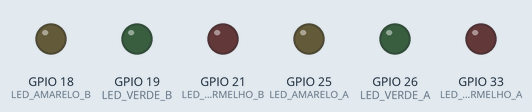
Recording of a sketch running on a simulated ESP32. Shown: output pins drawn as LEDs (lit = HIGH). WiFi joins after 1.5 s; servers stay silent unless stated; what the sketch prints to the serial monitor is not drawn.

Above: at 1.1 s.
At 2.6 s:
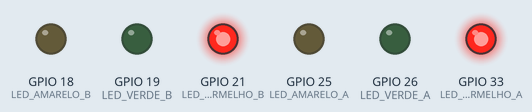
At 15.1 s:
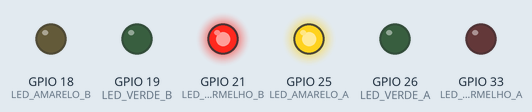
At 20.1 s:
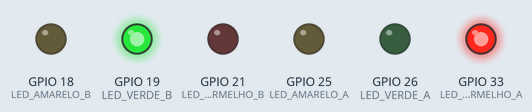
At 30.1 s:
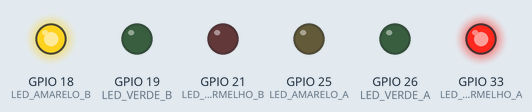
At 35.2 s:
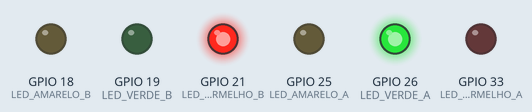
Timing chart, 0 to 36.7 s (numbered marks = the images above):
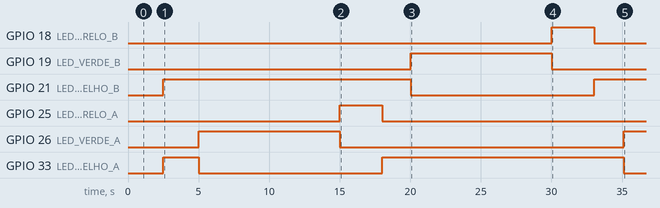

Measured:
- by itself, GPIO 18 (LED_AMARELO_B): LOW → HIGH at 30.0 s, → LOW 3.0 s later
- by itself, GPIO 19 (LED_VERDE_B): LOW → HIGH at 20.0 s, → LOW 10.0 s later
- by itself, GPIO 21 (LED_VERMELHO_B): HIGH → LOW at 20.0 s, → HIGH 13.0 s later
- by itself, GPIO 25 (LED_AMARELO_A): LOW → HIGH at 15.0 s, → LOW 3.0 s later
- by itself, GPIO 26 (LED_VERDE_A): LOW → HIGH at 5.0 s, → LOW 10.0 s later, → HIGH 20.1 s later
- by itself, GPIO 33 (LED_VERMELHO_A): HIGH → LOW at 5.0 s, → HIGH 13.0 s later, → LOW 17.1 s later

The sketch:

controleSemaforo.ino
```cpp
#include <WiFi.h>
#include <WebServer.h>
#include <ArduinoJson.h>

// ========== CONFIGURAÇÃO ==========
const char* ssid = "";
const char* password = "";

// Pinos dos LEDs
#define LED_VERDE_A   26
#define LED_AMARELO_A 25
#define LED_VERMELHO_A 33
#define LED_VERDE_B   19
#define LED_AMARELO_B 18
#define LED_VERMELHO_B 21

// Tempos
const int TEMPO_MIN = 10;
const int TEMPO_MAX = 40;
const int TEMPO_AMARELO = 3;
const int TEMPO_SEGURANCA = 2;

// ========== VARIÁVEIS GLOBAIS ==========
WebServer server(80);
int veiculos_via_a = 0;
int veiculos_via_b = 0;
unsigned long ultimo_update = 0;
bool ciclo_ativo = false;

// ========== FUNÇÕES DOS LEDs ==========
void desligarTodos() {
  digitalWrite(LED_VERDE_A, LOW); digitalWrite(LED_AMARELO_A, LOW); digitalWrite(LED_VERMELHO_A, LOW);
  digitalWrite(LED_VERDE_B, LOW); digitalWrite(LED_AMARELO_B, LOW); digitalWrite(LED_VERMELHO_B, LOW);
}

void setVerde(String via) {
  desligarTodos();
  if (via == "A") { digitalWrite(LED_VERDE_A, HIGH); digitalWrite(LED_VERMELHO_B, HIGH); }
  else { digitalWrite(LED_VERDE_B, HIGH); digitalWrite(LED_VERMELHO_A, HIGH); }
}

void setAmarelo(String via) {
  desligarTodos();
  if (via == "A") { digitalWrite(LED_AMARELO_A, HIGH); digitalWrite(LED_VERMELHO_B, HIGH); }
  else { digitalWrite(LED_AMARELO_B, HIGH); digitalWrite(LED_VERMELHO_A, HIGH); }
}

void setVermelho() {
  desligarTodos();
  digitalWrite(LED_VERMELHO_A, HIGH);
  digitalWrite(LED_VERMELHO_B, HIGH);
}

int calcularTempo(int veiculos) {
  if (veiculos == 0) return TEMPO_MIN;
  if (veiculos <= 3) return 15;
  if (veiculos <= 6) return 25;
  if (veiculos <= 10) return 35;
  return TEMPO_MAX;
}

void handleUpdate() {
  if (server.method() != HTTP_POST) {
    server.send(405, "text/plain", "Method Not Allowed");
    return;
  }

  StaticJsonDocument<200> doc;
  if (deserializeJson(doc, server.arg("plain"))) {
    server.send(400, "application/json", "{\"error\":\"JSON invalido\"}");
    return;
  }

  veiculos_via_a = doc["via_a"] | 0;
  veiculos_via_b = doc["via_b"] | 0;
  ultimo_update = millis();

  Serial.printf("📥 Via A: %d | Via B: %d\n", veiculos_via_a, veiculos_via_b);

  String resp = "{\"ok\":true,\"via_a\":" + String(veiculos_via_a) + ",\"via_b\":" + String(veiculos_via_b) + "}";
  server.send(200, "application/json", resp);
}

void handleStatus() {
  String json = "{\"via_a\":" + String(veiculos_via_a) +
                ",\"via_b\":" + String(veiculos_via_b) +
                ",\"uptime\":" + String(millis()/1000) + "}";
  server.send(200, "application/json", json);
}

// ========== CICLO DO SEMÁFORO ==========
void aguardar(int segundos, String fase = "") {
  for (int i = segundos; i > 0; i--) {
    server.handleClient();
    if (fase != "") Serial.printf("%s %ds\n", fase.c_str(), i);
    delay(1000);
  }
}

void executarCiclo() {
  ciclo_ativo = true;
  String prioritaria = (veiculos_via_a >= veiculos_via_b) ? "A" : "B";
  String secundaria = (prioritaria == "A") ? "B" : "A";
  int tempo_p = calcularTempo((prioritaria == "A") ? veiculos_via_a : veiculos_via_b);
  int tempo_s = calcularTempo((secundaria == "A") ? veiculos_via_a : veiculos_via_b);

  Serial.printf("\n🚦 CICLO | Via %s=%ds | Via %s=%ds\n",
                prioritaria.c_str(), tempo_p, secundaria.c_str(), tempo_s);

  // Via prioritária
  setVerde(prioritaria); aguardar(tempo_p, "🟢");
  setAmarelo(prioritaria); aguardar(TEMPO_AMARELO, "🟡");
  setVermelho(); aguardar(TEMPO_SEGURANCA, "🔴");

  // Via secundária
  setVerde(secundaria); aguardar(tempo_s, "🟢");
  setAmarelo(secundaria); aguardar(TEMPO_AMARELO, "🟡");
  setVermelho(); aguardar(TEMPO_SEGURANCA, "🔴");

  Serial.println("✅ Ciclo completo\n");
  ciclo_ativo = false;
}

// ========== SETUP ==========
void setup() {
  Serial.begin(115200);
  delay(1000);

  Serial.println("\n🚦 SEMÁFORO INTELIGENTE\n");

  pinMode(LED_VERDE_A, OUTPUT); pinMode(LED_AMARELO_A, OUTPUT); pinMode(LED_VERMELHO_A, OUTPUT);
  pinMode(LED_VERDE_B, OUTPUT); pinMode(LED_AMARELO_B, OUTPUT); pinMode(LED_VERMELHO_B, OUTPUT);
  desligarTodos();

  Serial.print("📡 Conectando WiFi");
  WiFi.begin(ssid, password);
  while (WiFi.status() != WL_CONNECTED) { delay(500); Serial.print("."); }

  Serial.println("\n✅ Conectado!");
  Serial.printf("📱 IP: http://%s\n", WiFi.localIP().toString().c_str());
  Serial.printf("💡 No Python use: ESP32_SEMAFORO_IP = \"%s\"\n\n", WiFi.localIP().toString().c_str());

  server.on("/update", handleUpdate);
  server.on("/status", handleStatus);
  server.begin();

  setVermelho();
  Serial.println("⏳ Aguardando dados...\n");
}

// ========== LOOP ==========
void loop() {
  server.handleClient();

  unsigned long agora = millis();
  static unsigned long ultimo_ciclo = 0;

  // Remove a verificação de ultimo_update
  // Agora executa SEMPRE a cada 5 segundos
  if (!ciclo_ativo && (agora - ultimo_ciclo > 5000)) {
    Serial.printf("\n🚦 Via A: %d | Via B (simulada): %d  \n", veiculos_via_a, veiculos_via_b);
    executarCiclo();
    ultimo_ciclo = agora;
  }

  delay(100);
}
```
